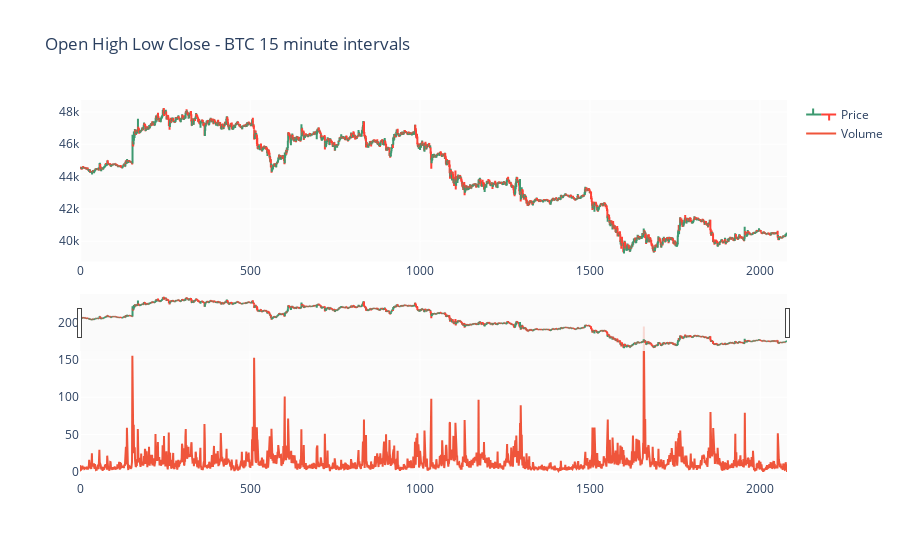

Notebook cell for this chart:
### Code cell
fig = make_subplots(rows=2, cols=1)

fig.add_trace(go.Ohlc(x=btc_df.index,
                      open=btc_df.open,
                      high=btc_df.high,
                      low=btc_df.low,
                      close=btc_df.close,
                      name='Price'), row=1, col=1)
fig.update_layout(
    title="Open High Low Close - BTC 15 minute intervals"
    )

fig.add_trace(go.Scatter(x=btc_df.index, y=btc_df.Volume, name='Volume'), row=2, col=1)
fig.update(layout_xaxis_rangeslider_visible=True)
fig.show()
fig.write_image('images/ohlc.png')

### Figure 1 — Plotly figure (JSON) as saved in the notebook; plotly's stock layout.template omitted (floating-point values rounded to 4 significant figures; data arrays with more than 128 entries replaced by an {"elided": "..."} marker saying what was removed)
{"data": [{"close": {"elided": "2080 float values"}, "high": {"elided": "2080 float values"}, "low": {"elided": "2080 float values"}, "name": "Price", "open": {"elided": "2080 float values"}, "type": "ohlc", "x": {"elided": "2080 int values"}, "xaxis": "x", "yaxis": "y"}, {"name": "Volume", "type": "scatter", "x": {"elided": "2080 int values"}, "xaxis": "x2", "y": {"elided": "2080 float values"}, "yaxis": "y2"}], "layout": {"autosize": true, "title": {"text": "Open High Low Close - BTC 15 minute intervals"}, "xaxis": {"anchor": "y", "autorange": true, "domain": [0, 1], "range": [-0.5, 2080.0], "rangeslider": {"autorange": true, "range": [-0.5, 2080.0], "visible": true, "yaxis": {"_template": null, "rangemode": "match"}}, "type": "linear"}, "xaxis2": {"anchor": "y2", "autorange": true, "domain": [0, 1], "range": [0, 2079], "type": "linear"}, "yaxis": {"anchor": "x", "autorange": true, "domain": [0.575, 1], "range": [38750.0, 48740.0]}, "yaxis2": {"anchor": "x2", "autorange": true, "domain": [0, 0.425], "range": [-10.76, 205.4], "type": "linear"}}}
